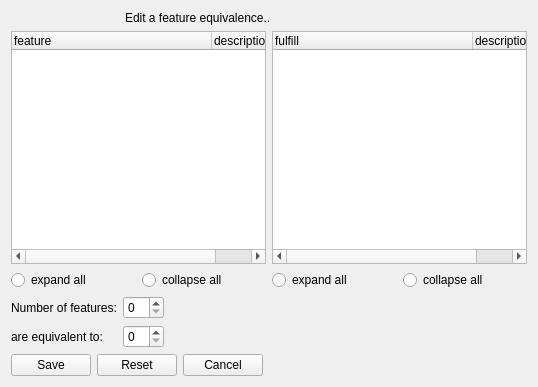
<?xml version="1.0" encoding="UTF-8"?>
<ui version="4.0">
 <class>feature_equivalence_edit_form</class>
 <widget class="QWidget" name="feature_equivalence_edit_form">
  <property name="geometry">
   <rect>
    <x>0</x>
    <y>0</y>
    <width>538</width>
    <height>387</height>
   </rect>
  </property>
  <property name="windowTitle">
   <string>Edit a feature equivalence</string>
  </property>
  <property name="initAction" stdset="0">
   <string>read</string>
  </property>
  <property name="doctype" stdset="0">
   <string>FeatureEquivalenceRequest.simpleform</string>
  </property>
  <property name="rootelement" stdset="0">
   <string notr="true">FeatureEquivalence</string>
  </property>
  <property name="feature_id" stdset="0">
   <string notr="true">{global.feature_id}</string>
  </property>
  <property name="fulfill_id" stdset="0">
   <string notr="true">{global.fulfill_id}</string>
  </property>
  <layout class="QGridLayout" name="gridLayout">
   <item row="5" column="0">
    <layout class="QHBoxLayout" name="horizontalLayout">
     <item>
      <widget class="QPushButton" name="link">
       <property name="text">
        <string>Save</string>
       </property>
       <property name="form" stdset="0">
        <string notr="true">feature_equivalence</string>
       </property>
       <property name="global.FeatureEquivalenceState" stdset="0">
        <string notr="true">{FeatureEquivalence.state}</string>
       </property>
       <property name="global.featureState" stdset="0">
        <string notr="true">{feature.state}</string>
       </property>
       <property name="global.feature_id" stdset="0">
        <string notr="true">{FeatureEquivalence.id}</string>
       </property>
       <property name="global.fulfill_id" stdset="0">
        <string notr="true">{feature.id}</string>
       </property>
       <property name="action" stdset="0">
        <string>create</string>
       </property>
       <property name="doctype" stdset="0">
        <string notr="true">FeatureEquivalence.simpleform</string>
       </property>
       <property name="rootelement" stdset="0">
        <string notr="true">FeatureEquivalence</string>
       </property>
      </widget>
     </item>
     <item>
      <widget class="QPushButton" name="pushButton">
       <property name="text">
        <string>Reset</string>
       </property>
       <property name="action" stdset="0">
        <string>read</string>
       </property>
       <property name="doctype" stdset="0">
        <string>FeatureEquivalenceRequest.simpleform</string>
       </property>
       <property name="rootelement" stdset="0">
        <string>FeatureEquivalence</string>
       </property>
       <property name="feature_id" stdset="0">
        <string>{global.feature_id}</string>
       </property>
       <property name="fulfill_id" stdset="0">
        <string>{global.fulfill_id}</string>
       </property>
      </widget>
     </item>
     <item>
      <widget class="QPushButton" name="cancel">
       <property name="text">
        <string>Cancel</string>
       </property>
       <property name="form" stdset="0">
        <string notr="true">feature_equivalence</string>
       </property>
       <property name="global.FeatureEquivalenceState" stdset="0">
        <string notr="true">{FeatureEquivalence.state}</string>
       </property>
       <property name="global.featureState" stdset="0">
        <string notr="true">{feature.state}</string>
       </property>
      </widget>
     </item>
     <item>
      <spacer name="horizontalSpacer">
       <property name="orientation">
        <enum>Qt::Horizontal</enum>
       </property>
       <property name="sizeHint" stdset="0">
        <size>
         <width>40</width>
         <height>20</height>
        </size>
       </property>
      </spacer>
     </item>
    </layout>
   </item>
   <item row="0" column="0">
    <layout class="QHBoxLayout" name="horizontalLayout_2">
     <item>
      <widget class="QLabel" name="label_2">
       <property name="maximumSize">
        <size>
         <width>32</width>
         <height>32</height>
        </size>
       </property>
       <property name="text">
        <string/>
       </property>
       <property name="pixmap">
        <pixmap resource="../qtclient.qrc">:/images/chart_organisation.png</pixmap>
       </property>
      </widget>
     </item>
     <item>
      <widget class="QLabel" name="label_3">
       <property name="maximumSize">
        <size>
         <width>32</width>
         <height>32</height>
        </size>
       </property>
       <property name="text">
        <string/>
       </property>
       <property name="pixmap">
        <pixmap resource="../qtclient.qrc">:/images/link_edit.png</pixmap>
       </property>
      </widget>
     </item>
     <item>
      <widget class="QLabel" name="label_4">
       <property name="maximumSize">
        <size>
         <width>32</width>
         <height>32</height>
        </size>
       </property>
       <property name="text">
        <string/>
       </property>
       <property name="pixmap">
        <pixmap resource="../qtclient.qrc">:/images/chart_organisation.png</pixmap>
       </property>
      </widget>
     </item>
     <item>
      <widget class="QLabel" name="label">
       <property name="text">
        <string>Edit a feature equivalence..</string>
       </property>
      </widget>
     </item>
    </layout>
   </item>
   <item row="2" column="0">
    <layout class="QGridLayout" name="gridLayout_2">
     <item row="0" column="1">
      <widget class="QTreeWidget" name="fulfill">
       <property name="enabled">
        <bool>true</bool>
       </property>
       <property name="editTriggers">
        <set>QAbstractItemView::NoEditTriggers</set>
       </property>
       <property name="selectionMode">
        <enum>QAbstractItemView::SingleSelection</enum>
       </property>
       <property name="itemsExpandable">
        <bool>true</bool>
       </property>
       <property name="doctype" stdset="0">
        <string notr="true">FulfillHierarchyRequest.simpleform</string>
       </property>
       <property name="rootelement" stdset="0">
        <string notr="true">feature</string>
       </property>
       <property name="action" stdset="0">
        <string notr="true">read</string>
       </property>
       <attribute name="headerDefaultSectionSize">
        <number>200</number>
       </attribute>
       <column>
        <property name="text">
         <string>fulfill</string>
        </property>
       </column>
       <column>
        <property name="text">
         <string>description</string>
        </property>
       </column>
      </widget>
     </item>
     <item row="2" column="2">
      <layout class="QHBoxLayout" name="horizontalLayout_3"/>
     </item>
     <item row="1" column="0">
      <layout class="QHBoxLayout" name="horizontalLayout_4">
       <item>
        <widget class="QRadioButton" name="ignore_expand_feats">
         <property name="text">
          <string>expand all</string>
         </property>
        </widget>
       </item>
       <item>
        <widget class="QRadioButton" name="ignore_collapse_feats">
         <property name="text">
          <string>collapse all</string>
         </property>
        </widget>
       </item>
      </layout>
     </item>
     <item row="0" column="0">
      <widget class="QTreeWidget" name="feature">
       <property name="enabled">
        <bool>true</bool>
       </property>
       <property name="editTriggers">
        <set>QAbstractItemView::NoEditTriggers</set>
       </property>
       <property name="selectionMode">
        <enum>QAbstractItemView::SingleSelection</enum>
       </property>
       <property name="itemsExpandable">
        <bool>true</bool>
       </property>
       <property name="doctype" stdset="0">
        <string notr="true">FeatureHierarchyRequest.simpleform</string>
       </property>
       <property name="rootelement" stdset="0">
        <string notr="true">feature</string>
       </property>
       <property name="action" stdset="0">
        <string notr="true">read</string>
       </property>
       <attribute name="headerDefaultSectionSize">
        <number>200</number>
       </attribute>
       <column>
        <property name="text">
         <string>feature</string>
        </property>
       </column>
       <column>
        <property name="text">
         <string>description</string>
        </property>
       </column>
      </widget>
     </item>
     <item row="1" column="1">
      <layout class="QHBoxLayout" name="horizontalLayout_7">
       <item>
        <widget class="QRadioButton" name="ignore_expand_feats_2">
         <property name="text">
          <string>expand all</string>
         </property>
        </widget>
       </item>
       <item>
        <widget class="QRadioButton" name="ignore_collapse_feats_2">
         <property name="text">
          <string>collapse all</string>
         </property>
        </widget>
       </item>
      </layout>
     </item>
    </layout>
   </item>
   <item row="3" column="0">
    <layout class="QFormLayout" name="formLayout">
     <property name="fieldGrowthPolicy">
      <enum>QFormLayout::AllNonFixedFieldsGrow</enum>
     </property>
     <item row="1" column="0">
      <widget class="QLabel" name="label_requires">
       <property name="text">
        <string>Number of features:</string>
       </property>
      </widget>
     </item>
     <item row="1" column="1">
      <layout class="QHBoxLayout" name="horizontalLayout_5">
       <item>
        <widget class="QSpinBox" name="count"/>
       </item>
       <item>
        <spacer name="horizontalSpacer_2">
         <property name="orientation">
          <enum>Qt::Horizontal</enum>
         </property>
         <property name="sizeHint" stdset="0">
          <size>
           <width>40</width>
           <height>20</height>
          </size>
         </property>
        </spacer>
       </item>
      </layout>
     </item>
     <item row="2" column="0">
      <widget class="QLabel" name="label_7">
       <property name="text">
        <string>are equivalent to:</string>
       </property>
      </widget>
     </item>
     <item row="2" column="1">
      <layout class="QHBoxLayout" name="horizontalLayout_6">
       <item>
        <widget class="QSpinBox" name="fulfillcount"/>
       </item>
       <item>
        <spacer name="horizontalSpacer_3">
         <property name="orientation">
          <enum>Qt::Horizontal</enum>
         </property>
         <property name="sizeHint" stdset="0">
          <size>
           <width>40</width>
           <height>20</height>
          </size>
         </property>
        </spacer>
       </item>
      </layout>
     </item>
    </layout>
   </item>
  </layout>
 </widget>
 <tabstops>
  <tabstop>feature</tabstop>
  <tabstop>fulfill</tabstop>
  <tabstop>ignore_expand_feats</tabstop>
  <tabstop>ignore_collapse_feats</tabstop>
  <tabstop>ignore_expand_feats_2</tabstop>
  <tabstop>ignore_collapse_feats_2</tabstop>
  <tabstop>count</tabstop>
  <tabstop>fulfillcount</tabstop>
  <tabstop>link</tabstop>
  <tabstop>pushButton</tabstop>
  <tabstop>cancel</tabstop>
 </tabstops>
 <resources>
  <include location="../qtclient.qrc"/>
  <include location="../qtclient.qrc"/>
 </resources>
 <connections>
  <connection>
   <sender>ignore_expand_feats</sender>
   <signal>clicked()</signal>
   <receiver>feature</receiver>
   <slot>expandAll()</slot>
   <hints>
    <hint type="sourcelabel">
     <x>132</x>
     <y>267</y>
    </hint>
    <hint type="destinationlabel">
     <x>261</x>
     <y>222</y>
    </hint>
   </hints>
  </connection>
  <connection>
   <sender>ignore_collapse_feats</sender>
   <signal>clicked()</signal>
   <receiver>feature</receiver>
   <slot>collapseAll()</slot>
   <hints>
    <hint type="sourcelabel">
     <x>260</x>
     <y>267</y>
    </hint>
    <hint type="destinationlabel">
     <x>261</x>
     <y>222</y>
    </hint>
   </hints>
  </connection>
  <connection>
   <sender>ignore_expand_feats_2</sender>
   <signal>clicked()</signal>
   <receiver>fulfill</receiver>
   <slot>expandAll()</slot>
   <hints>
    <hint type="sourcelabel">
     <x>299</x>
     <y>252</y>
    </hint>
    <hint type="destinationlabel">
     <x>300</x>
     <y>163</y>
    </hint>
   </hints>
  </connection>
  <connection>
   <sender>ignore_collapse_feats_2</sender>
   <signal>clicked()</signal>
   <receiver>fulfill</receiver>
   <slot>collapseAll()</slot>
   <hints>
    <hint type="sourcelabel">
     <x>455</x>
     <y>259</y>
    </hint>
    <hint type="destinationlabel">
     <x>450</x>
     <y>205</y>
    </hint>
   </hints>
  </connection>
 </connections>
</ui>
